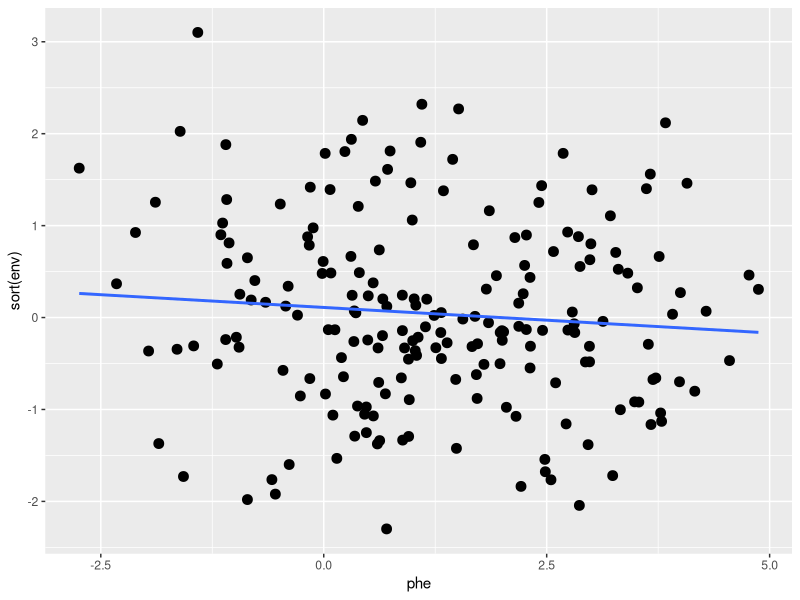
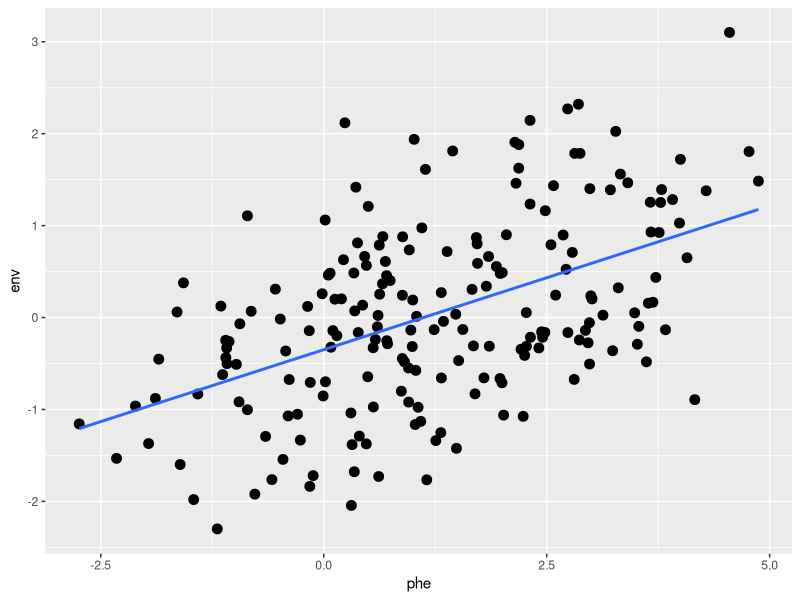
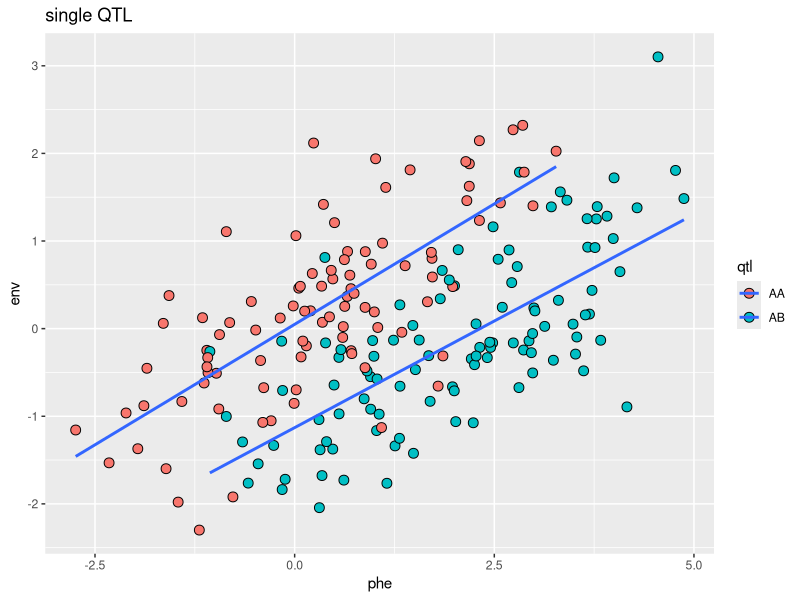
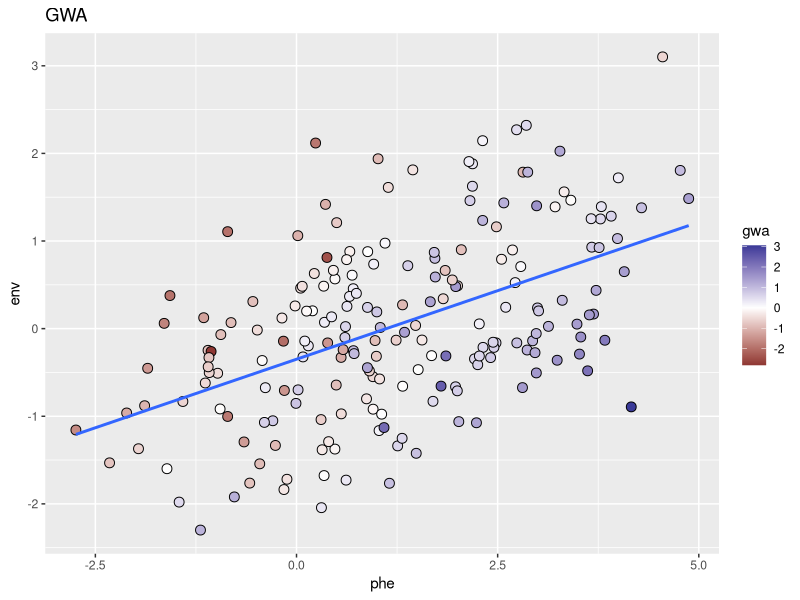
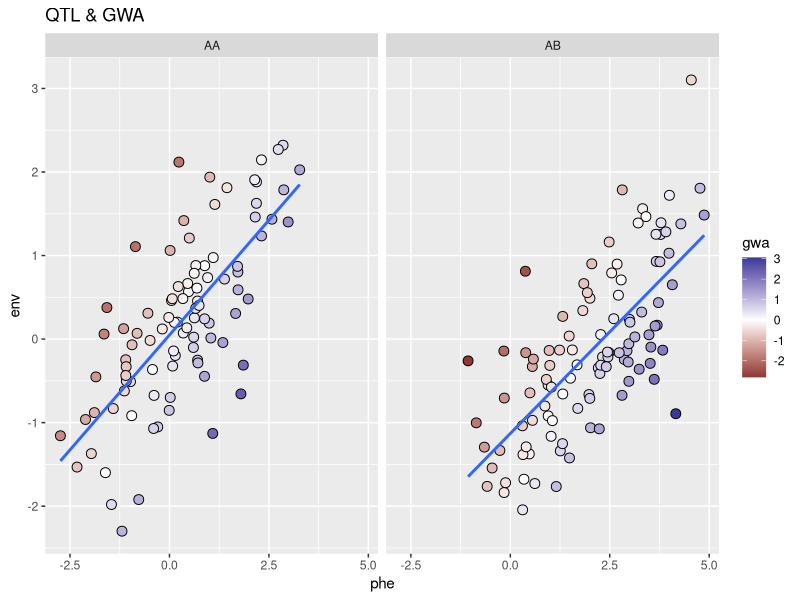
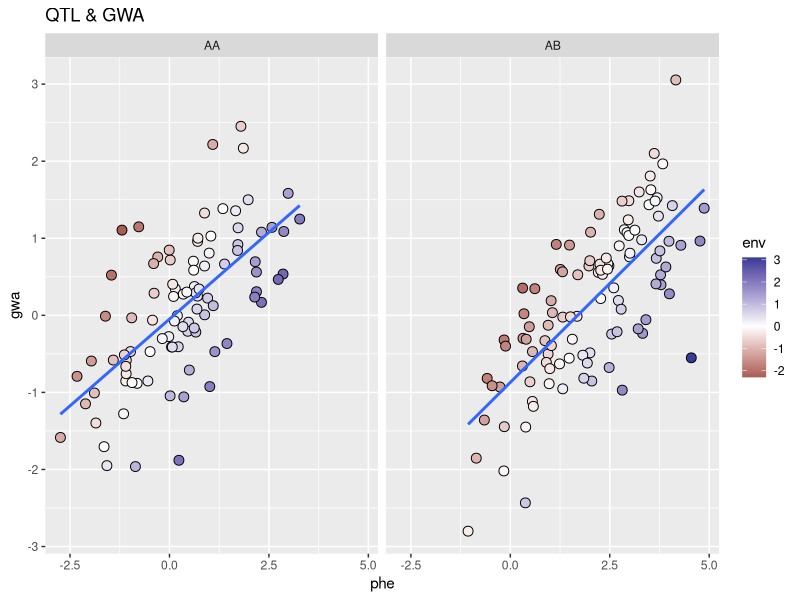
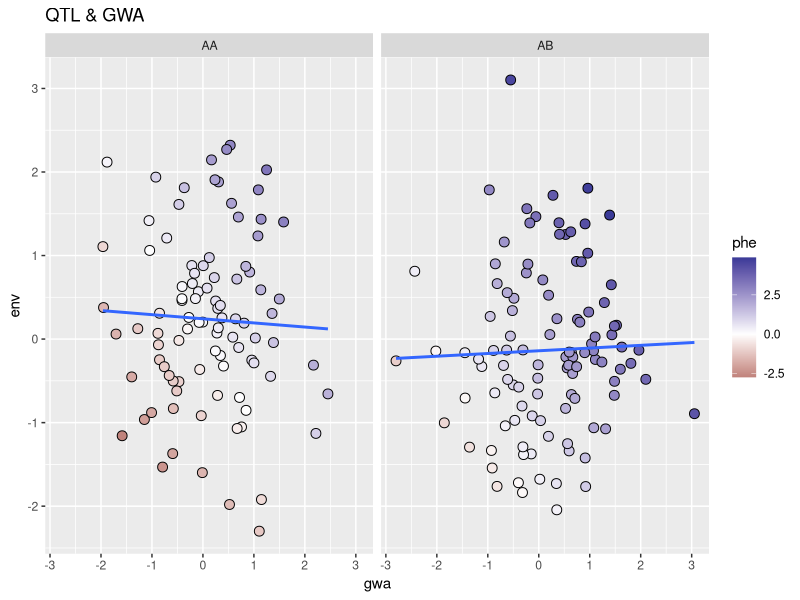
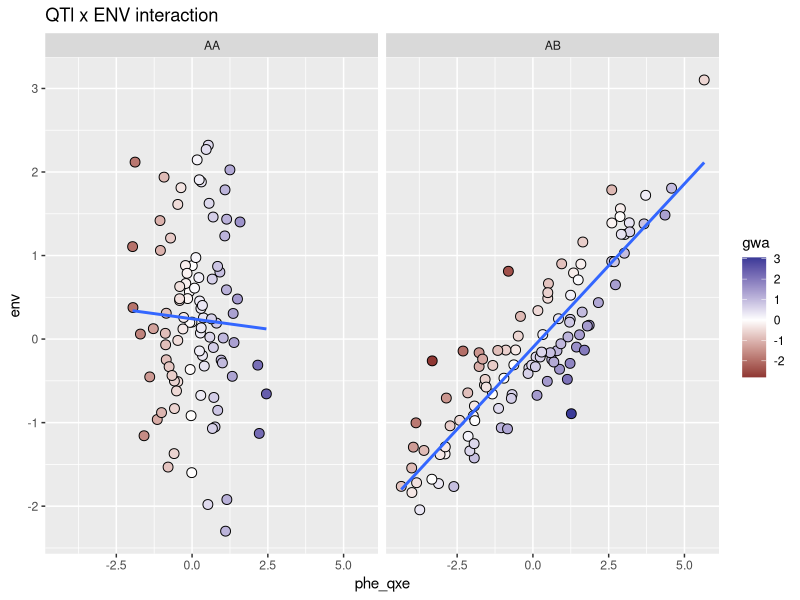

These charts were generated, in order, by the following R code:
## ---- chunk 1
knitr::opts_chunk$set(echo = TRUE)
## ---- chunk 2
library(ggplot2)
library(dplyr)
## ---- chunk 3
n <- 200
sd <- 0
env <- rnorm(n)
qtl_num <- round(runif(n))
gwa <- rnorm(n)
err <- sd * rnorm(n)
d <- data.frame(env,qtl_num,gwa,err)
d$phe <- d$env + 2 * d$qtl_num + d$gwa + d$err
d$phe_qxe <- 2 * d$env * d$qtl_num + d$gwa + d$err
d$phe_gxe <- sqrt(2) * d$env * d$gwa + d$qtl_num + d$err
## ---- chunk 4
d <- mutate(d, qtl = c("AA","AB")[1 + round(qtl_num)])
## ---- chunk 5
ggplot(d, aes(phe,sort(env))) +
  geom_point(size=3) +
  geom_smooth(method="lm",se=FALSE)
## ---- chunk 6
ggplot(d, aes(phe,env)) +
  geom_point(size=3) +
  geom_smooth(method="lm",se=FALSE)
## ---- chunk 7
ggplot(d, aes(phe,env, fill=qtl)) +
  geom_point(size=3, shape=21) +
  geom_smooth(method="lm",se=FALSE) +
  ggtitle("single QTL")
## ---- chunk 8
ggplot(d, aes(phe,env, fill=gwa)) +
  geom_point(size=3, shape=21) +
  geom_smooth(method="lm",se=FALSE) +
  scale_fill_gradient2() +
  ggtitle("GWA")
## ---- chunk 9
ggplot(d, aes(phe,env, fill=gwa)) +
  geom_point(size=3,shape=21) +
  geom_smooth(method="lm",se=FALSE) +
  facet_wrap(~qtl)+
  scale_fill_gradient2() +
  ggtitle("QTL & GWA")
## ---- chunk 10
ggplot(d, aes(phe,gwa, fill=env)) +
  geom_point(size=3, shape=21) +
  geom_smooth(method="lm",se=FALSE) +
  facet_wrap(~qtl)+
  scale_fill_gradient2() +
  ggtitle("QTL & GWA")
## ---- chunk 11
ggplot(d, aes(gwa,env, fill=phe)) +
  geom_point(size=3, shape=21) +
  geom_smooth(method="lm",se=FALSE) +
  facet_wrap(~qtl)+
  scale_fill_gradient2() +
  ggtitle("QTL & GWA")
## ---- chunk 12
ggplot(d, aes(phe_qxe,env, fill=gwa)) +
  geom_point(size=3,shape=21) +
  geom_smooth(method="lm",se=FALSE) +
  facet_wrap(~qtl)+
  scale_fill_gradient2() +
  ggtitle("QTl x ENV interaction")
## ---- chunk 13
ggplot(d, aes(phe_gxe,env, fill=gwa)) +
  geom_point(size=3,shape=21) +
  geom_smooth(method="lm",se=FALSE) +
  facet_wrap(~qtl)+
  scale_fill_gradient2() +
  ggtitle("GWA x ENV interaction")
## ---- chunk 14
ggplot(d, aes(gwa,env, fill=phe_gxe)) +
  geom_point(size=3, shape=21) +
  geom_smooth(method="lm",se=FALSE) +
  facet_wrap(~qtl)+
  scale_fill_gradient2() +
  ggtitle("GWA x ENV interaction")
## ---- chunk 15
ggplot(d, aes(phe_gxe,env*gwa, fill=gwa)) +
  geom_point(size=3,shape=21) +
  geom_smooth(method="lm",se=FALSE) +
  facet_wrap(~qtl)+
  scale_fill_gradient2() +
  ggtitle("GWA x ENV interaction")
